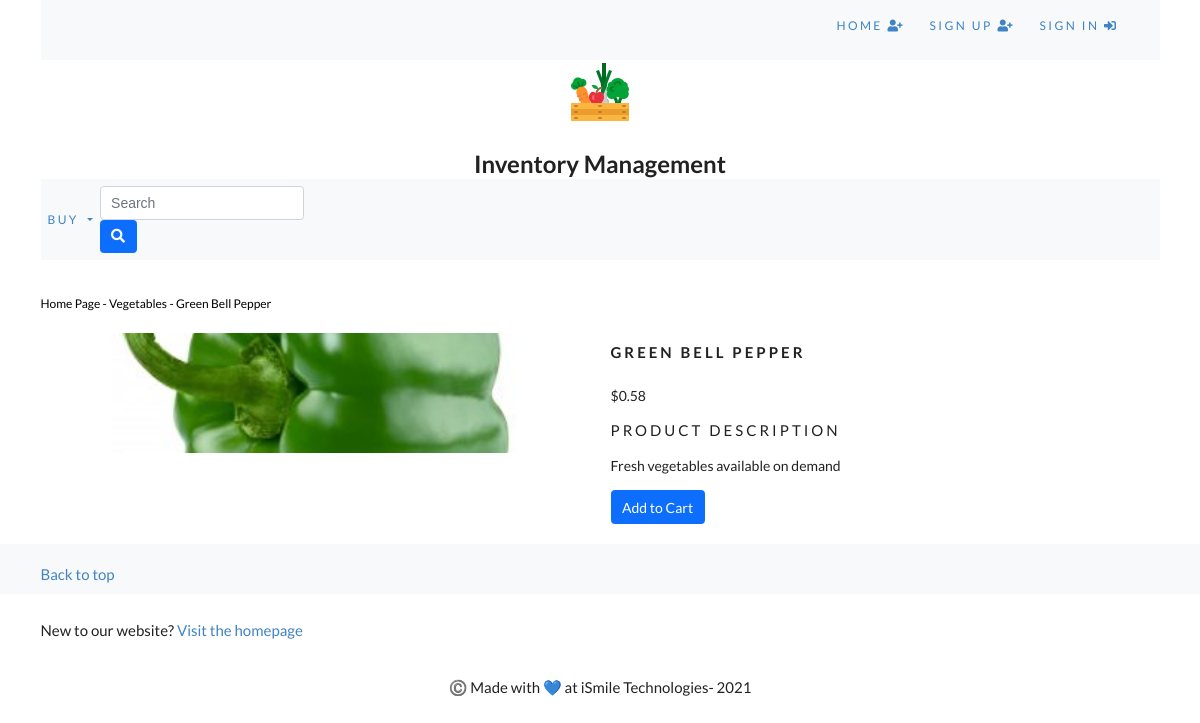
Page /buy/vegetables/green-bell-pepper/ on the committed database.
### buy/models.py (models this page shows, shortened)
class Product(models.Model):
    name = models.CharField(max_length= 250, unique=True)
    slug = models.SlugField(max_length= 250, unique=True)
    description = models.TextField(blank = True)
    category= models.ForeignKey(Category, on_delete=models.CASCADE)
    price = models.DecimalField(max_digits = 10, decimal_places = 2)
    image = models.ImageField(upload_to='product', blank = True)
    available = models.BooleanField(default = True)
    created = models.DateTimeField(auto_now_add = True)
    updated = models.DateTimeField(auto_now = True)
    class Meta:
        ordering = ('name',)
        verbose_name = 'product'
        verbose_name_plural = 'products'

class Category(models.Model):
    name = models.CharField(max_length= 250, unique=True)
    slug = models.SlugField(max_length= 250, unique=True)
    description = models.TextField(blank = True)
    image = models.ImageField(upload_to='category', blank = True)
    class Meta:
        ordering = ('name',)
        verbose_name = 'category'
        verbose_name_plural = 'categories'
    def get_url(self):
        return reverse('buy:products_by_category', args =[self.slug])
    def __str__(self):
        return '{}'.format(self.name)

### buy/views.py (the view)
# urls.py: path('<slug:c_slug>/<slug:p_slug>/',views.allProducts,name = 'each_product_details'),#
def allProducts(request, c_slug, p_slug):
    try:
        product = Product.objects.get(category__slug= c_slug, slug=p_slug)
    except Exception as e:
        raise e
    return render(request,'buy/product_detail.html',{'product':product})

### buy/context_processors.py (called while the page is built)
def menu_links(request):
    links = Category.objects.all()
    return dict(links = links)

### cart/context_processors.py (called while the page is built)
def counter(request):
    item_count = 0
    if 'admin' in request.path:
        return {}
    else:
        try:
            cart = Cart.objects.filter(cart_id = _cart_id(request))
            cart_items = CartItem.objects.all().filter(cart = cart[:1])
            for cart_item in cart_items:
                item_count += cart_item.quantity
        except Cart.DoesNotExist:
            item_count = 0
    return dict(item_count = item_count)

### cart/views.py (called while the page is built)
def _cart_id(request):
    cart = request.session.session_key # checks if there is a session key in customer browser
    if not cart:
        cart = request.session.create()
    return cart

### buy/templates/buy/product_detail.html (shortened to what this page needs)
{% extends 'base.html' %}
{% load static %}
{% block content %}
    <div class="row my_product_row_class">
      <div class="mx-auto">
        <p><a href="{% url 'buy:allProdCat' %}">Home Page</a> - <a href="{{product.category.get_url}}">{{product.category}}</a> - {{product.name}} </p>
      </div>
      <div class="container">
        <br>
        <div class="row">
          <div class="col-12 col-sm-12 col-md-12 col-lg-6 text-center">
            <div style="min-width: 18rem">
              <img class="card-img-top my_image"src="{{product.image.url}}" alt="{{product.name}}">
            </div>
          </div>
          <div class="col-12 col-sm-12 col-md-12 col-lg-6">
            <div >
              <h1 class="my_product_title">{{product.name}}</h1>
              <p>${{product.price}}</p>
              <p class="my_title">Product Description</p>
              <p class="text-justify my_product_description">{{product.description}}</p>
              {% if product.available == False %}
                <p>Out of Stock</p>
              {% else %}
                <a class="btn btn-primary"href="{% url 'cart:add_cart' product.id %}">Add to Cart</a>
              {% endif %}
            </div>
          </div>
        </div>
      </div>
    </div>
{% endblock %}

### static/css/custom.css (style rules this page uses)
body { font-family: 'Lobster', cursive; }
.my_image { width: 100%; height: auto; }
.my_title { font-size: 15px; text-transform: uppercase; letter-spacing: .2em; }
.card-img-top { width: 100%; height: 10vw; object-fit: cover; }
.my_product_row_class { padding-top: 15px; padding-bottom: 20px; }
.my_product_row_class .mx-auto p { color: #000; font-size: 12px; }
.my_product_row_class .mx-auto p a { color: #000; font-size: 12px; text-decoration: none; }
.my_product_title { font-size: 15px; text-transform: uppercase; letter-spacing: .2em; padding-top: 10px; padding-bottom: 10px; }
.my_product_description { padding-right: 20px; }

### rows in the picture
Product: category "Vegetables", name "Green Bell Pepper", image (picture), name "GREEN BELL PEPPER", price "0.58", description "Fresh vegetables available on demand"
